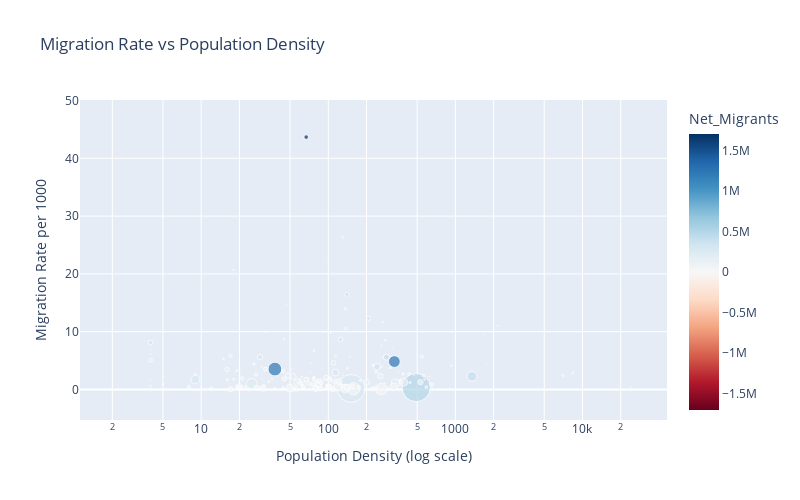

Notebook source saved alongside this figure:
### Markdown cell above
## Step 6: Visualization 3 - Migration vs Density with Dynamic Explanation

### Code cell
# Migration vs Density with Dynamic Explanation
print("Creating Visualization 3: Migration vs Population Density...")

# Check column names
print(f"Available columns: {df.columns.tolist()}")
print(f"Density column exists: {'Density' in df.columns}")

# Filter out NaN values
density_df = df.dropna(subset=['Density', 'Migration_Rate_per_1000'])

fig3 = px.scatter(density_df, 
                 x='Density', 
                 y='Migration_Rate_per_1000',
                 size='Population', 
                 color='Net_Migrants',
                 hover_name='Country', 
                 log_x=True,
                 title='Migration Rate vs Population Density',
                 labels={'Density': 'Population Density (log scale)',
                        'Migration_Rate_per_1000': 'Migration Rate per 1000'},
                 color_continuous_scale='RdBu',
                 color_continuous_midpoint=0)

fig3.update_layout(width=800, height=500)
fig3.show()

# Calculate density statistics for dynamic text
density_migration_corr = np.log1p(density_df['Density']).corr(density_df['Migration_Rate_per_1000'])
avg_density = density_df['Density'].mean()

### Figure 1 — Plotly figure (JSON) as saved in the notebook; plotly's stock layout.template omitted (floating-point values rounded to 4 significant figures; data arrays with more than 128 entries replaced by an {"elided": "..."} marker saying what was removed)
{"data": [{"hovertemplate": "<b>%{hovertext}</b><br><br>Population Density (log scale)=%{x}<br>Migration Rate per 1000=%{y}<br>Population=%{marker.size}<br>Net_Migrants=%{marker.color}<extra></extra>", "hovertext": {"elided": "233 str values"}, "legendgroup": "", "marker": {"color": {"elided": "233 int values"}, "coloraxis": "coloraxis", "size": {"elided": "233 int values"}, "sizemode": "area", "sizeref": 3660000.0, "symbol": "circle"}, "mode": "markers", "name": "", "orientation": "v", "showlegend": false, "type": "scatter", "x": {"elided": "233 int values"}, "xaxis": "x", "y": {"elided": "233 float values"}, "yaxis": "y"}], "layout": {"coloraxis": {"cmid": 0, "colorbar": {"title": {"text": "Net_Migrants"}}, "colorscale": [[0, "rgb(103,0,31)"], [0.1, "rgb(178,24,43)"], [0.2, "rgb(214,96,77)"], [0.3, "rgb(244,165,130)"], [0.4, "rgb(253,219,199)"], [0.5, "rgb(247,247,247)"], [0.6, "rgb(209,229,240)"], [0.7, "rgb(146,197,222)"], [0.8, "rgb(67,147,195)"], [0.9, "rgb(33,102,172)"], [1, "rgb(5,48,97)"]]}, "height": 500, "legend": {"itemsizing": "constant", "tracegroupgap": 0}, "title": {"text": "Migration Rate vs Population Density"}, "width": 800, "xaxis": {"anchor": "y", "domain": [0, 1], "title": {"text": "Population Density (log scale)"}, "type": "log"}, "yaxis": {"anchor": "x", "domain": [0, 1], "title": {"text": "Migration Rate per 1000"}}}}
